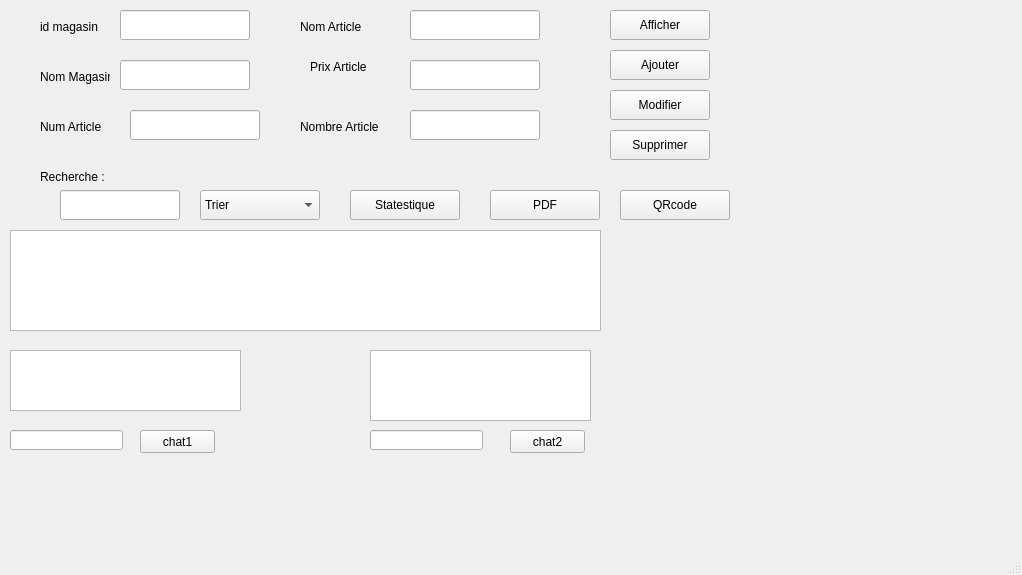
<?xml version="1.0" encoding="UTF-8"?>
<ui version="4.0">
 <class>MainWindow</class>
 <widget class="QMainWindow" name="MainWindow">
  <property name="geometry">
   <rect>
    <x>0</x>
    <y>0</y>
    <width>1022</width>
    <height>575</height>
   </rect>
  </property>
  <property name="windowTitle">
   <string>MainWindow</string>
  </property>
  <widget class="QWidget" name="centralwidget">
   <widget class="QLabel" name="label">
    <property name="geometry">
     <rect>
      <x>40</x>
      <y>20</y>
      <width>80</width>
      <height>14</height>
     </rect>
    </property>
    <property name="text">
     <string>id magasin</string>
    </property>
   </widget>
   <widget class="QLabel" name="label_2">
    <property name="geometry">
     <rect>
      <x>40</x>
      <y>70</y>
      <width>70</width>
      <height>14</height>
     </rect>
    </property>
    <property name="text">
     <string>Nom Magasin</string>
    </property>
   </widget>
   <widget class="QLabel" name="label_3">
    <property name="geometry">
     <rect>
      <x>40</x>
      <y>120</y>
      <width>70</width>
      <height>14</height>
     </rect>
    </property>
    <property name="text">
     <string>Num Article</string>
    </property>
   </widget>
   <widget class="QLabel" name="label_4">
    <property name="geometry">
     <rect>
      <x>300</x>
      <y>20</y>
      <width>70</width>
      <height>14</height>
     </rect>
    </property>
    <property name="text">
     <string>Nom Article</string>
    </property>
   </widget>
   <widget class="QLabel" name="label_5">
    <property name="geometry">
     <rect>
      <x>310</x>
      <y>60</y>
      <width>60</width>
      <height>14</height>
     </rect>
    </property>
    <property name="text">
     <string>Prix Article</string>
    </property>
   </widget>
   <widget class="QLabel" name="label_6">
    <property name="geometry">
     <rect>
      <x>300</x>
      <y>120</y>
      <width>90</width>
      <height>14</height>
     </rect>
    </property>
    <property name="text">
     <string>Nombre Article</string>
    </property>
   </widget>
   <widget class="QLineEdit" name="lineEdit_idmagasin">
    <property name="geometry">
     <rect>
      <x>120</x>
      <y>10</y>
      <width>130</width>
      <height>30</height>
     </rect>
    </property>
    <property name="text">
     <string/>
    </property>
   </widget>
   <widget class="QLineEdit" name="lineEdit_nommagasin">
    <property name="geometry">
     <rect>
      <x>120</x>
      <y>60</y>
      <width>130</width>
      <height>30</height>
     </rect>
    </property>
   </widget>
   <widget class="QLineEdit" name="lineEdit_NumArticel">
    <property name="geometry">
     <rect>
      <x>130</x>
      <y>110</y>
      <width>130</width>
      <height>30</height>
     </rect>
    </property>
   </widget>
   <widget class="QLineEdit" name="lineEdit_nomarticle">
    <property name="geometry">
     <rect>
      <x>410</x>
      <y>10</y>
      <width>130</width>
      <height>30</height>
     </rect>
    </property>
   </widget>
   <widget class="QLineEdit" name="lineEdit_prixarticle">
    <property name="geometry">
     <rect>
      <x>410</x>
      <y>60</y>
      <width>130</width>
      <height>30</height>
     </rect>
    </property>
   </widget>
   <widget class="QLineEdit" name="lineEdit_nmbrarticle">
    <property name="geometry">
     <rect>
      <x>410</x>
      <y>110</y>
      <width>130</width>
      <height>30</height>
     </rect>
    </property>
   </widget>
   <widget class="QTableView" name="tableView">
    <property name="geometry">
     <rect>
      <x>10</x>
      <y>230</y>
      <width>591</width>
      <height>101</height>
     </rect>
    </property>
   </widget>
   <widget class="QPushButton" name="pushButton_afficher">
    <property name="geometry">
     <rect>
      <x>610</x>
      <y>10</y>
      <width>100</width>
      <height>30</height>
     </rect>
    </property>
    <property name="text">
     <string>Afficher</string>
    </property>
   </widget>
   <widget class="QPushButton" name="pushButton_Ajouter">
    <property name="geometry">
     <rect>
      <x>610</x>
      <y>50</y>
      <width>100</width>
      <height>30</height>
     </rect>
    </property>
    <property name="text">
     <string>Ajouter</string>
    </property>
   </widget>
   <widget class="QPushButton" name="pushButton_modifier">
    <property name="geometry">
     <rect>
      <x>610</x>
      <y>90</y>
      <width>100</width>
      <height>30</height>
     </rect>
    </property>
    <property name="text">
     <string>Modifier</string>
    </property>
   </widget>
   <widget class="QPushButton" name="pushButton_supprimer">
    <property name="geometry">
     <rect>
      <x>610</x>
      <y>130</y>
      <width>100</width>
      <height>30</height>
     </rect>
    </property>
    <property name="text">
     <string>Supprimer</string>
    </property>
   </widget>
   <widget class="QLineEdit" name="lineEdit_recherche">
    <property name="geometry">
     <rect>
      <x>60</x>
      <y>190</y>
      <width>120</width>
      <height>30</height>
     </rect>
    </property>
   </widget>
   <widget class="QLabel" name="label_7">
    <property name="geometry">
     <rect>
      <x>40</x>
      <y>170</y>
      <width>70</width>
      <height>14</height>
     </rect>
    </property>
    <property name="text">
     <string>Recherche :</string>
    </property>
   </widget>
   <widget class="QComboBox" name="comboBox">
    <property name="geometry">
     <rect>
      <x>200</x>
      <y>190</y>
      <width>120</width>
      <height>30</height>
     </rect>
    </property>
    <item>
     <property name="text">
      <string>Trier</string>
     </property>
    </item>
    <item>
     <property name="text">
      <string>Tri par Num Article</string>
     </property>
    </item>
    <item>
     <property name="text">
      <string>Tri par Nom Article</string>
     </property>
    </item>
    <item>
     <property name="text">
      <string>Tri par Prix Article</string>
     </property>
    </item>
   </widget>
   <widget class="QPushButton" name="pushButton_statestique">
    <property name="geometry">
     <rect>
      <x>350</x>
      <y>190</y>
      <width>110</width>
      <height>30</height>
     </rect>
    </property>
    <property name="text">
     <string>Statestique</string>
    </property>
   </widget>
   <widget class="QPushButton" name="pushButton_PDF">
    <property name="geometry">
     <rect>
      <x>490</x>
      <y>190</y>
      <width>110</width>
      <height>30</height>
     </rect>
    </property>
    <property name="text">
     <string>PDF</string>
    </property>
   </widget>
   <widget class="QLineEdit" name="lineEdit">
    <property name="geometry">
     <rect>
      <x>10</x>
      <y>430</y>
      <width>113</width>
      <height>20</height>
     </rect>
    </property>
    <property name="text">
     <string/>
    </property>
   </widget>
   <widget class="QPlainTextEdit" name="plainTextEdit">
    <property name="geometry">
     <rect>
      <x>10</x>
      <y>350</y>
      <width>231</width>
      <height>61</height>
     </rect>
    </property>
   </widget>
   <widget class="QLineEdit" name="lineEdit_2">
    <property name="geometry">
     <rect>
      <x>370</x>
      <y>430</y>
      <width>113</width>
      <height>20</height>
     </rect>
    </property>
   </widget>
   <widget class="QPlainTextEdit" name="plainTextEdit_2">
    <property name="geometry">
     <rect>
      <x>370</x>
      <y>350</y>
      <width>221</width>
      <height>71</height>
     </rect>
    </property>
   </widget>
   <widget class="QPushButton" name="pushButton">
    <property name="geometry">
     <rect>
      <x>140</x>
      <y>430</y>
      <width>75</width>
      <height>23</height>
     </rect>
    </property>
    <property name="text">
     <string>chat1</string>
    </property>
   </widget>
   <widget class="QPushButton" name="pushButton_2">
    <property name="geometry">
     <rect>
      <x>510</x>
      <y>430</y>
      <width>75</width>
      <height>23</height>
     </rect>
    </property>
    <property name="text">
     <string>chat2</string>
    </property>
   </widget>
   <widget class="QPushButton" name="pushButton_QRcode">
    <property name="geometry">
     <rect>
      <x>620</x>
      <y>190</y>
      <width>110</width>
      <height>30</height>
     </rect>
    </property>
    <property name="text">
     <string>QRcode</string>
    </property>
   </widget>
   <widget class="QLabel" name="qr_code">
    <property name="geometry">
     <rect>
      <x>640</x>
      <y>250</y>
      <width>301</width>
      <height>281</height>
     </rect>
    </property>
    <property name="text">
     <string/>
    </property>
   </widget>
  </widget>
  <widget class="QMenuBar" name="menubar">
   <property name="geometry">
    <rect>
     <x>0</x>
     <y>0</y>
     <width>1022</width>
     <height>22</height>
    </rect>
   </property>
  </widget>
  <widget class="QStatusBar" name="statusbar"/>
 </widget>
 <resources/>
 <connections/>
</ui>
